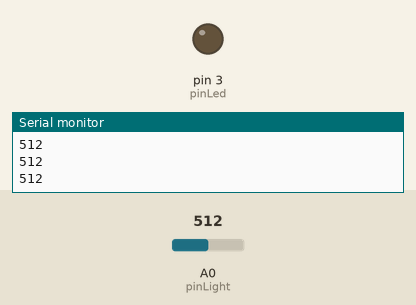
Recording of a sketch running on a simulated Arduino Uno, built with avr-gcc and run on an emulated ATmega328P. Shown: output pins drawn as LEDs (lit = HIGH), the last lines printed to the serial monitor. The inputs (shaded band) are chosen by the test bench; at power-on: A0 (pinLight) = 512.

Above: at 1.2 s.
1.3 s: A0 (pinLight) set to 406
2.8 s: A0 (pinLight) set to 387
At 3.9 s:
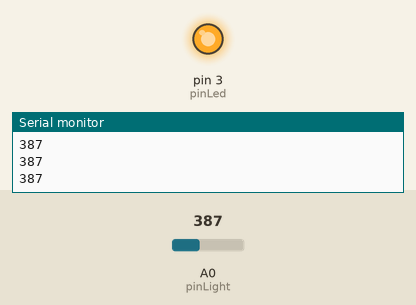
4.3 s: A0 (pinLight) set to 410
At 5.2 s:
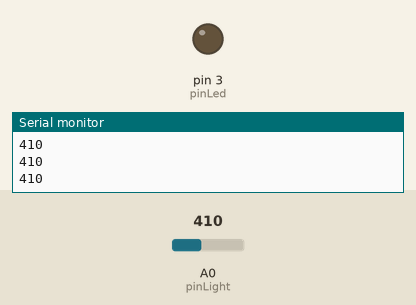
5.8 s: A0 (pinLight) set to 390
At 6.5 s:
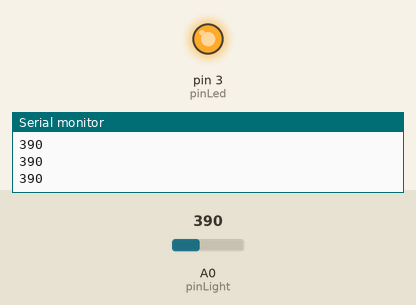
Timing chart, 0 to 8.3 s (numbered marks = the images above; inputs shaded):
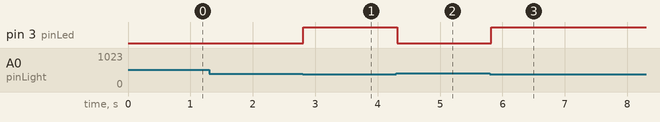

Measured:
- the behaviour switches between 400 and 399 on A0 (pinLight) (found by bisection; images 0 and 1)
- after the input at 2.8 s, pin 3 (pinLed): LOW → HIGH at once
- after the input at 4.3 s, pin 3 (pinLed): HIGH → LOW at once
- after the input at 5.8 s, pin 3 (pinLed): LOW → HIGH at once

The sketch:

grove_light_sensor_digitalwrite_println.ino
```cpp
// when the value of light sensor ledd than a certain value
// led will on, you can set this certain value via change thresholdvalue
// such as when you cover light sensor with your hand, you'll find led on

const int pinLight = A0;
const int pinLed   = 3;

int thresholdvalue=400;                 //the threshold to turn on or off the LED

void setup()
{
    Serial.begin(9600);
    pinMode(pinLed, OUTPUT);
}

void loop()
{
    int sensorValue = analogRead(pinLight);    //the light sensor is attached to analog 0
    if(sensorValue<thresholdvalue)
    {
        digitalWrite(pinLed, HIGH);
    }
    else
    {
        digitalWrite(pinLed, LOW);
    }
    Serial.println(sensorValue);
    delay(100);
}
```
